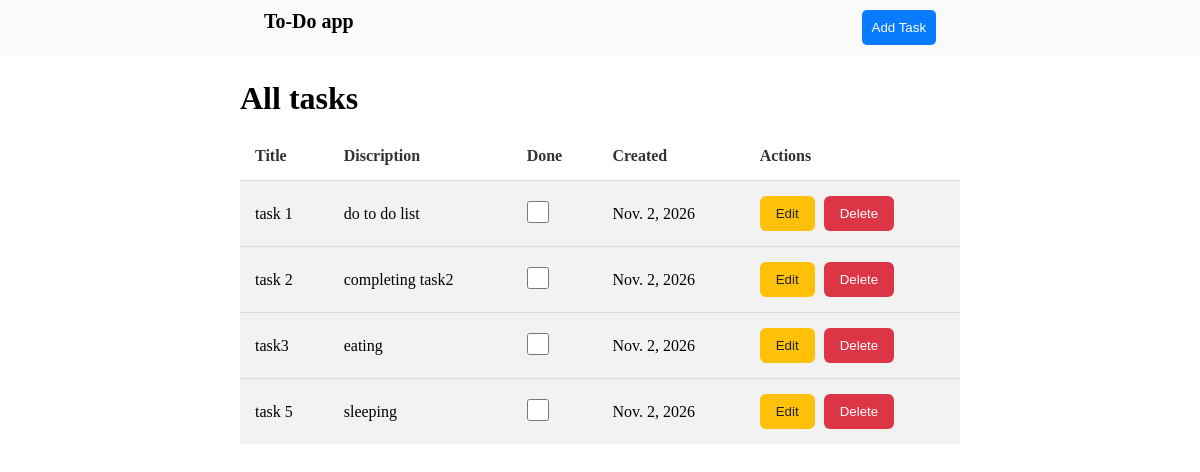
The page / on the database its author committed.
### to_do_list_app/models.py (models this page shows)
class task(models.Model):
  title = models.CharField(max_length=200)
  description = models.TextField(blank=True)
  completed = models.BooleanField(default=False)
  created = models.DateField(auto_now_add=True)

### to_do_list_app/views.py (the view)
# urls.py: 2. Add a URL to urlpatterns:  path('', views.home, name='home')
def home(request):
  task_data = task.objects.all()
  return render(request, 'home.html', {"tasks":task_data})

### templates/home.html (shortened to what this page needs)
{% load static %}
<!DOCTYPE html>
<html lang="en">
<head>
    <link rel="stylesheet" href="{% static 'home.css' %}">
</head>
<body>
    {% include 'navbar.html' %}
<h1>All tasks</h1>
<table>
    <tr>
        <th>Title</th>
        <th>Discription</th>
        <th>Done</th>
        <th>Created</th>
        <th>Actions</th>
    </tr>
    {% for task in tasks %}
    <tr>
        <td>{{ task.title }}</td>
        <td>{{ task.description }}</td>
        <td>
            <form action="{% url 'toggle_task' task.id %}" method="POST">
                <input type="checkbox" {% if task.completed %}checked{% endif %} onchange="this.form.submit()">
            </form>
        </td>
        <td>{{ task.created }}</td>
        <td>
          <a href="{% url 'edit_task' task.id %}"><button class="edit">Edit</button></a>
          <a href="{% url 'delete' task.id %}"><button class="delete">Delete</button></a>
        </td>
    </tr>
    {% empty %}
    <tr>
        <td colspan="5">No tasks yet.</td>
    </tr>
    {% endfor %}
</table>
</body>
</html>

### templates/navbar.html (shortened to what this page needs)
{% load static %}
<!DOCTYPE html>
<html lang="en">
<head>
  <link rel="stylesheet" href="{% static 'navbar.css' %}">
</head>
<body>
  <nav>
  <p>To-Do app</p>
  <a href="{% url 'add_task' %}"><button > Add Task</button> </a>
  </nav>
</body>
</html>

### static/home.css (style rules this page uses)
table { width: 60%; border-collapse: collapse; background-color: white; justify-self: center; }
h1 { width: 60%; max-width: 900px; margin: 25px auto 15px; font-size: 32px; }
th { padding: 15px; text-align: left; background-color: white; color: #333; }
td { padding: 15px; background-color: #f2f2f2; border-top: 1px solid #ddd; }
input[type="checkbox"] { width: 22px; height: 22px; accent-color: #198754; cursor: pointer; }
.edit { background-color: #ffc107; color: #222; padding: 10px 16px; border: none; border-radius: 6px; cursor: pointer; margin-right: 5px; }
.delete { background-color: #dc3545; color: white; padding: 10px 16px; border: none; border-radius: 6px; cursor: pointer; }

### static/navbar.css (style rules this page uses)
* { padding: 0; margin: 0; box-sizing: border-box; }
nav { background-color: #FAFAFC; display: flex; justify-content: space-around; padding: 10px; }
p { font-weight: 700; font-size: 20px; }
button { background-color: #087BFF; color: white; border: none; padding: 10px; border-radius: 5px; }

### rows shown on the page
task: title "task 1", description "do to do list", created "Nov. 2, 2026"
task: title "task 2", description "completing task2", created "Nov. 2, 2026"
task: title "task3", description "eating", created "Nov. 2, 2026"
task: title "task 5", description "sleeping", created "Nov. 2, 2026"
